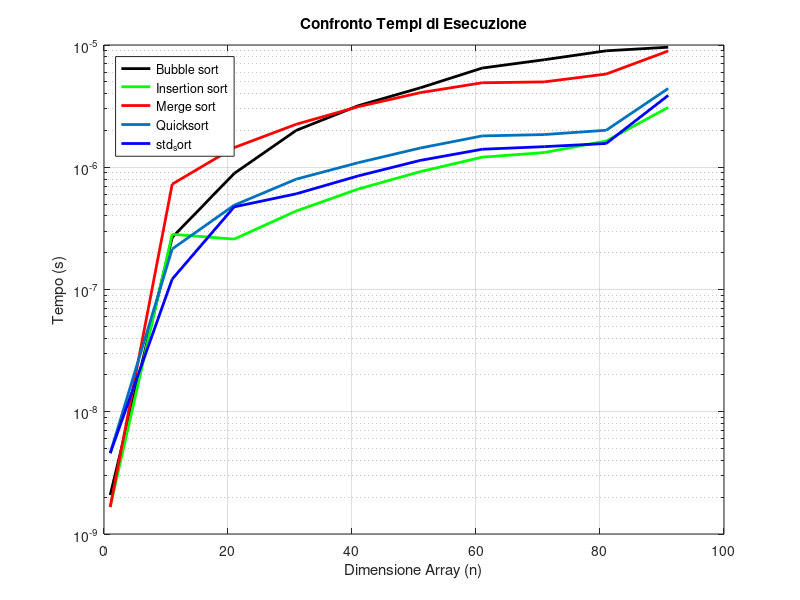

Source code (MATLAB):

% Dimensioni dell'input
size = [1 11 21 31 41 51 61 71 81 91];

% Tempi di esecuzione (in secondi)
Bubble = [2.08e-09 2.6667e-07 8.9e-07 2.00125e-06 3.18667e-06 4.46125e-06 6.47792e-06 7.57541e-06 8.96459e-06 9.59167e-06];
Insertion = [1.67e-09 2.8291e-07 2.5833e-07 4.3875e-07 6.6333e-07 9.2e-07 1.20917e-06 1.31875e-06 1.63958e-06 3.08708e-06];
Selection = [4.58e-09 2.4208e-07 6.3292e-07 1.21625e-06 1.83041e-06 2.57417e-06 3.62459e-06 4.15791e-06 4.76291e-06 9.07834e-06];
Mergesort = [1.66e-09 7.275e-07 1.44834e-06 2.24667e-06 3.12833e-06 4.07541e-06 4.90917e-06 4.99167e-06 5.78792e-06 8.93375e-06];
Quicksort = [4.58e-09 2.1458e-07 4.8916e-07 7.9916e-07 1.08959e-06 1.43583e-06 1.80416e-06 1.85083e-06 2.0075e-06 4.40833e-06];
stdSort = [4.58e-09 1.2166e-07 4.7417e-07 6.0625e-07 8.4959e-07 1.1375e-06 1.40375e-06 1.47375e-06 1.565e-06 3.86875e-06];


figure 
semilogy(size, Bubble, 'k','LineWidth',2, 'DisplayName','Bubble sort');
hold on
semilogy(size, Insertion, 'g','LineWidth',2,'DisplayName','Insertion sort');
semilogy(size, Mergesort, 'r','LineWidth',2,'DisplayName','Merge sort');
semilogy(size, Quicksort,'LineWidth',2,'DisplayName','Quicksort');
semilogy(size, stdSort,'b','LineWidth',2,'DisplayName','std_sort');
xlabel('Dimensione Array (n)');
ylabel('Tempo (s)');
title('Confronto Tempi di Esecuzione');
legend('Location', 'northwest'); 
grid on;
